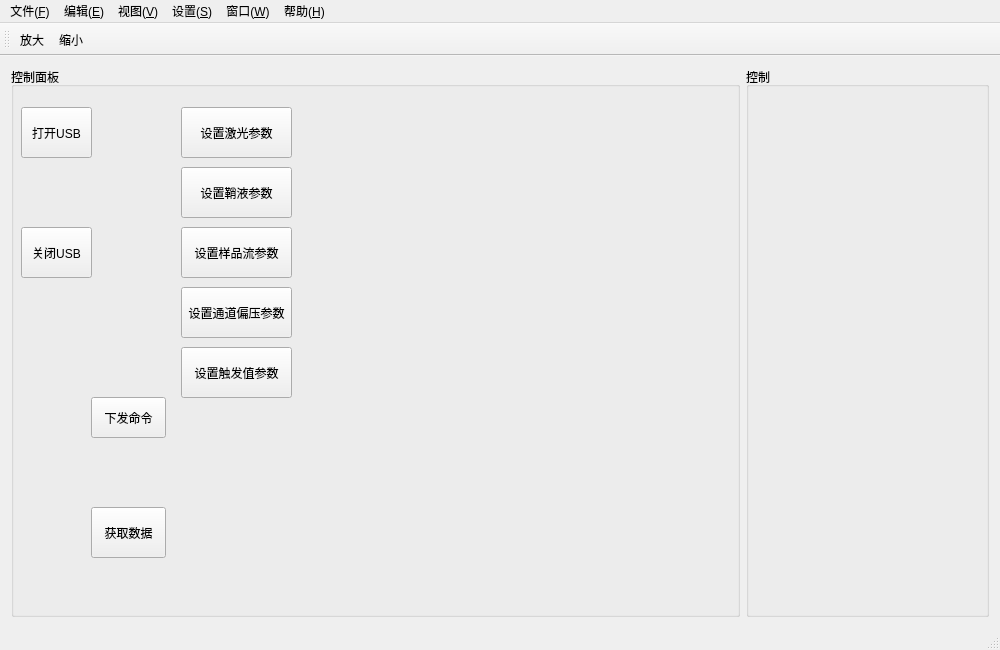
<?xml version="1.0" encoding="UTF-8"?>
<ui version="4.0">
 <class>TestUsb</class>
 <widget class="QMainWindow" name="TestUsb">
  <property name="geometry">
   <rect>
    <x>0</x>
    <y>0</y>
    <width>1000</width>
    <height>650</height>
   </rect>
  </property>
  <property name="windowTitle">
   <string>测试USB通信</string>
  </property>
  <widget class="QWidget" name="centralWidget">
   <layout class="QHBoxLayout" name="horizontalLayout" stretch="3,1">
    <item>
     <widget class="QGroupBox" name="groupBox">
      <property name="title">
       <string>控制面板</string>
      </property>
      <property name="flat">
       <bool>false</bool>
      </property>
      <widget class="QPushButton" name="loadCmdBtn">
       <property name="geometry">
        <rect>
         <x>80</x>
         <y>330</y>
         <width>75</width>
         <height>41</height>
        </rect>
       </property>
       <property name="text">
        <string>下发命令</string>
       </property>
      </widget>
      <widget class="QPushButton" name="setLaserBtn">
       <property name="geometry">
        <rect>
         <x>170</x>
         <y>40</y>
         <width>111</width>
         <height>51</height>
        </rect>
       </property>
       <property name="text">
        <string>设置激光参数</string>
       </property>
      </widget>
      <widget class="QPushButton" name="setFluidBtn">
       <property name="geometry">
        <rect>
         <x>170</x>
         <y>100</y>
         <width>111</width>
         <height>51</height>
        </rect>
       </property>
       <property name="text">
        <string>设置鞘液参数</string>
       </property>
      </widget>
      <widget class="QPushButton" name="setSampleBtn">
       <property name="geometry">
        <rect>
         <x>170</x>
         <y>160</y>
         <width>111</width>
         <height>51</height>
        </rect>
       </property>
       <property name="text">
        <string>设置样品流参数</string>
       </property>
      </widget>
      <widget class="QPushButton" name="setChannelBiasBtn">
       <property name="geometry">
        <rect>
         <x>170</x>
         <y>220</y>
         <width>111</width>
         <height>51</height>
        </rect>
       </property>
       <property name="text">
        <string>设置通道偏压参数</string>
       </property>
      </widget>
      <widget class="QPushButton" name="closeUsbBtn">
       <property name="geometry">
        <rect>
         <x>10</x>
         <y>160</y>
         <width>71</width>
         <height>51</height>
        </rect>
       </property>
       <property name="text">
        <string>关闭USB</string>
       </property>
      </widget>
      <widget class="QPushButton" name="openUsbBtn">
       <property name="geometry">
        <rect>
         <x>10</x>
         <y>40</y>
         <width>71</width>
         <height>51</height>
        </rect>
       </property>
       <property name="text">
        <string>打开USB</string>
       </property>
      </widget>
      <widget class="QPushButton" name="setTriggerBtn">
       <property name="geometry">
        <rect>
         <x>170</x>
         <y>280</y>
         <width>111</width>
         <height>51</height>
        </rect>
       </property>
       <property name="text">
        <string>设置触发值参数</string>
       </property>
      </widget>
      <widget class="QPushButton" name="readBtn">
       <property name="geometry">
        <rect>
         <x>80</x>
         <y>440</y>
         <width>75</width>
         <height>51</height>
        </rect>
       </property>
       <property name="text">
        <string>获取数据</string>
       </property>
      </widget>
     </widget>
    </item>
    <item>
     <widget class="QGroupBox" name="groupBox_2">
      <property name="title">
       <string>控制</string>
      </property>
      <property name="flat">
       <bool>true</bool>
      </property>
     </widget>
    </item>
   </layout>
  </widget>
  <widget class="QMenuBar" name="menuBar">
   <property name="geometry">
    <rect>
     <x>0</x>
     <y>0</y>
     <width>1000</width>
     <height>23</height>
    </rect>
   </property>
   <widget class="QMenu" name="menu">
    <property name="title">
     <string>文件(&amp;F)</string>
    </property>
   </widget>
   <widget class="QMenu" name="menu_2">
    <property name="title">
     <string>编辑(&amp;E)</string>
    </property>
   </widget>
   <widget class="QMenu" name="menu_3">
    <property name="title">
     <string>视图(&amp;V)</string>
    </property>
   </widget>
   <widget class="QMenu" name="menu_4">
    <property name="title">
     <string>设置(&amp;S)</string>
    </property>
   </widget>
   <widget class="QMenu" name="menu_5">
    <property name="title">
     <string>窗口(&amp;W)</string>
    </property>
   </widget>
   <widget class="QMenu" name="menu_6">
    <property name="title">
     <string>帮助(&amp;H)</string>
    </property>
   </widget>
   <addaction name="menu"/>
   <addaction name="menu_2"/>
   <addaction name="menu_3"/>
   <addaction name="menu_4"/>
   <addaction name="menu_5"/>
   <addaction name="menu_6"/>
  </widget>
  <widget class="QToolBar" name="mainToolBar">
   <attribute name="toolBarArea">
    <enum>TopToolBarArea</enum>
   </attribute>
   <attribute name="toolBarBreak">
    <bool>false</bool>
   </attribute>
   <addaction name="bigAction"/>
   <addaction name="smallAction"/>
  </widget>
  <widget class="QStatusBar" name="statusBar"/>
  <action name="bigAction">
   <property name="icon">
    <iconset resource="../../FCS.qrc">
     <normaloff>:/MainWindow/Resources/Images/Big.jpg</normaloff>:/MainWindow/Resources/Images/Big.jpg</iconset>
   </property>
   <property name="text">
    <string>放大</string>
   </property>
   <property name="toolTip">
    <string>放大</string>
   </property>
  </action>
  <action name="smallAction">
   <property name="icon">
    <iconset resource="../../FCS.qrc">
     <normaloff>:/MainWindow/Resources/Images/Small.jpg</normaloff>:/MainWindow/Resources/Images/Small.jpg</iconset>
   </property>
   <property name="text">
    <string>缩小</string>
   </property>
   <property name="toolTip">
    <string>缩小</string>
   </property>
  </action>
 </widget>
 <layoutdefault spacing="6" margin="11"/>
 <resources>
  <include location="../../FCS.qrc"/>
 </resources>
 <connections/>
</ui>
